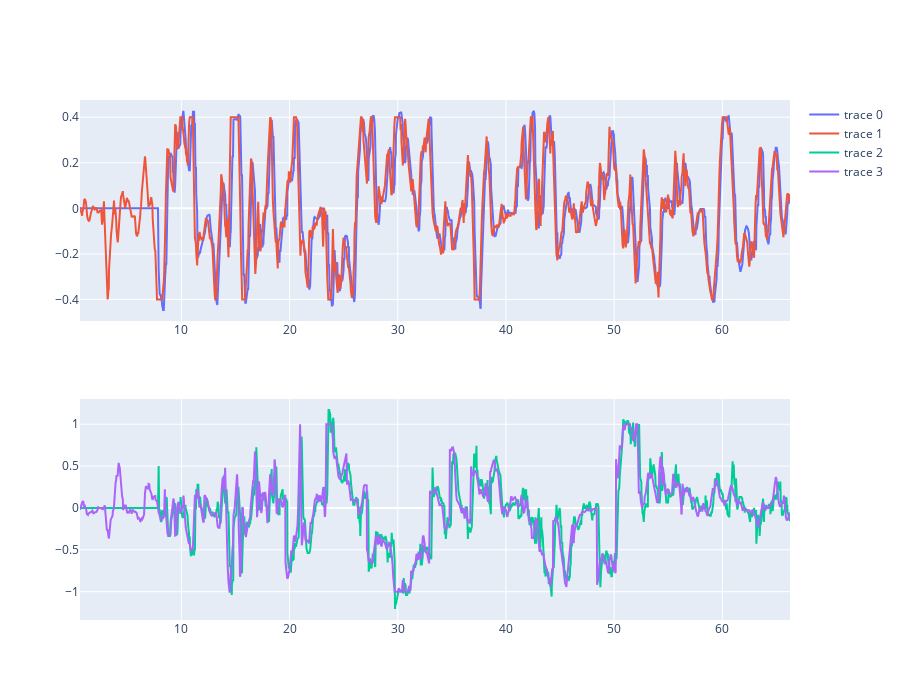

Here is the notebook cell this chart was saved with:
### Code cell
import plotly.graph_objects as go
from plotly.subplots import make_subplots

fig = make_subplots(rows=2, cols=1)

fig.add_trace(go.Scatter(x=data["Time [s]"], y=data["State Linear velocity [m/s]"]), row=1, col=1)
fig.add_trace(go.Scatter(x=data["Time [s]"], y=data["Control Linear velocity [m/s]"]), row=1, col=1)

fig.add_trace(go.Scatter(x=data["Time [s]"], y=data["State Angular velocity [rad/s]"]), row=2, col=1)
fig.add_trace(go.Scatter(x=data["Time [s]"], y=data["Control Angular velocity [rad/s]"]), row=2, col=1)

fig.update_layout(height=700)
fig.show()

### Figure 1 — Plotly figure (JSON) as saved in the notebook; plotly's stock layout.template omitted (floating-point values rounded to 4 significant figures; data arrays with more than 128 entries replaced by an {"elided": "..."} marker saying what was removed)
{"data": [{"type": "scatter", "x": {"elided": "1456 float values"}, "xaxis": "x", "y": {"elided": "1456 float values"}, "yaxis": "y"}, {"type": "scatter", "x": {"elided": "1456 float values"}, "xaxis": "x", "y": {"elided": "1456 float values"}, "yaxis": "y"}, {"type": "scatter", "x": {"elided": "1456 float values"}, "xaxis": "x2", "y": {"elided": "1456 float values"}, "yaxis": "y2"}, {"type": "scatter", "x": {"elided": "1456 float values"}, "xaxis": "x2", "y": {"elided": "1456 float values"}, "yaxis": "y2"}], "layout": {"height": 700, "xaxis": {"anchor": "y", "domain": [0, 1]}, "xaxis2": {"anchor": "y2", "domain": [0, 1]}, "yaxis": {"anchor": "x", "domain": [0.575, 1]}, "yaxis2": {"anchor": "x2", "domain": [0, 0.425]}}}
